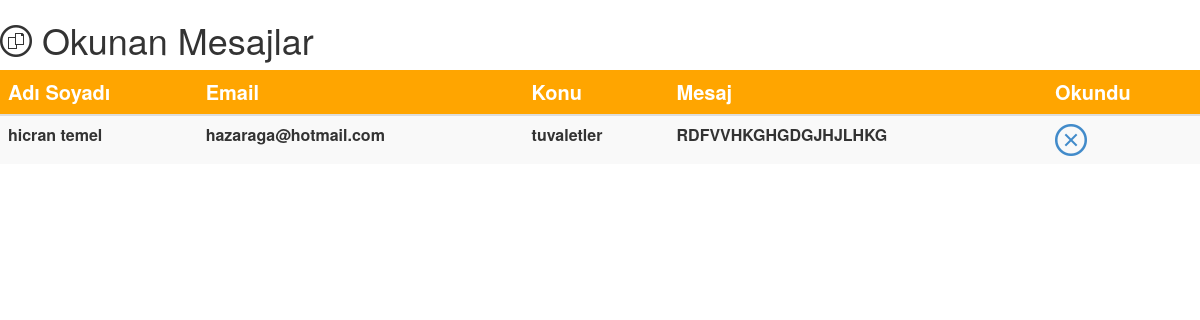
Screenshot of /okunanilet.php with the database file from the repository.
### tables this page shows
CREATE TABLE IF NOT EXISTS `iletisim` (
  `id` int(11) NOT NULL AUTO_INCREMENT,
  `adi_sadi` varchar(50) NOT NULL,
  `email` varchar(25) NOT NULL,
  `konu` varchar(50) NOT NULL,
  `mesaj` varchar(250) NOT NULL,
  `kid` int(11) NOT NULL,
  `gg` int(11) NOT NULL,
  PRIMARY KEY (`id`)
);

### okunanilet.php (the view, shortened to what this page needs)
<html>
<head>
    <link type="text/css" href="assets/css/required/bootstrap/bootstrap.min.css" rel="stylesheet">
    <link type="text/css" href="assets/js/required/jquery-ui-1.11.0.custom/jquery-ui.min.css" rel="stylesheet" />
    <link type="text/css" href="assets/js/required/jquery-ui-1.11.0.custom/jquery-ui.structure.min.css" rel="stylesheet" />
    <link type="text/css" href="assets/js/required/jquery-ui-1.11.0.custom/jquery-ui.theme.min.css" rel="stylesheet" />
    <link type="text/css" href="assets/css/required/mCustomScrollbar/jquery.mCustomScrollbar.min.css" rel="stylesheet" />
    <link type="text/css" href="assets/css/required/icheck/all.css" rel="stylesheet" />
    <link type="text/css" href="assets/fonts/metrize-icons/styles-metrize-icons.css" rel="stylesheet">
    <link type="text/css" href="assets/css/base.css" rel="stylesheet">
</head>
<body>
    <div class="row">
        <div class="col-md-10">
            <h1>
                <span aria-hidden="true" class="icon icon-documents trk"></span>
                <span class="main-text">
                    Okunan Mesajlar
                </span>
            </h1>
        </div>
    </div>
    <div class="row">
        <div class="col-md-12">
            <div class="block">
                <div class="block-content-outer">
                    <div class="block-content-outer">
                        <div class="block-content-inner">
                            <div class="table-responsive">
                                <table class="table table-striped table-hover">
                                    <thead>
                                        <tr style="background-color: orange; color:white; font-weight: bold; font-size: 20px;">
                                            <th>Adı Soyadı</th>
                                            <th>Email</th>
                                            <th>Konu</th>
                                            <th>Mesaj</th>
                                            <th>Okundu</th>
                                        </tr>
                                    </thead>
                                    <tbody>
                                        <?php
                                        $host = "localhost";
                                        $ka = "root";
                                        $p = "";
                                        $vt = "onderes";
                                        $con = new mysqli($host, $ka, $p, $vt);
                                        $sql = "select * from iletisim where gg=1 and kid=0";
                                        $iletisim = mysqli_query($con, $sql);
                                        while ($ilet = $iletisim->fetch_assoc()) {
                                            echo "<tr>";
                                            echo "<th>" . $ilet['adi_sadi'] . "</th>";
                                            echo "<th>" . $ilet['email'] . "</th>";
                                            echo "<th>" . $ilet['konu'] . "</th>";
                                            echo "<th>" . $ilet['mesaj'] . "</th>";
                                            echo "<th>
                                                   <a href='#' data-toggle='modal' data-target='#sil-modal" . $ilet['id'] . "'>
                                                    <span class='icon icon-cross red'></span>
                                                   </a>
                                                  </th>";
                                        echo "</tr>";
                                        }
                                        ?>
                                    </tbody>
                                </table>
                            </div>
                        </div>
                    </div>
                </div>
            </div>
        </div>
    </div>
</body>
</html>

### rows the page displays
iletisim: adi_sadi "hicran temel", email "hazaraga@hotmail.com", konu "tuvaletler", mesaj "RDFVVHKGHGDGJHJLHKG"
